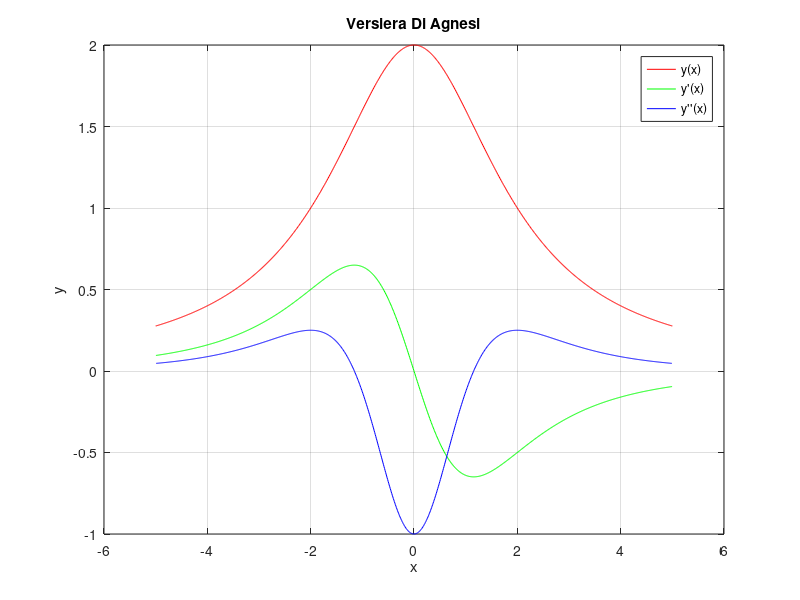

Source code (MATLAB):
% u014 Versiera Di Agnesi
a = 2;
x = (-5:0.01:5);
y = a.^3 ./ (x.^2 + a.^2);

n = size(y,2);

y1 = (y(2:n) - y(1:n-1)) ./ (x(2:n) - x(1:n-1));
x1 = (x(2:n) + x(1:n-1)) ./ 2;

y2 = (y1(2:n-1) - y1(1:n-2)) ./ (x1(2:n-1) - x1(1:n-2));
x2 = (x1(2:n-1) + x1(1:n-2)) ./ 2;

plot(x, y, 'r');
hold on;
plot(x1, y1, 'g');
plot(x2, y2, 'b');

title('Versiera Di Agnesi');
ylabel('y');
xlabel('x');
legend('y(x)', 'y''(x)', 'y''''(x)');
grid on;

hold off;
